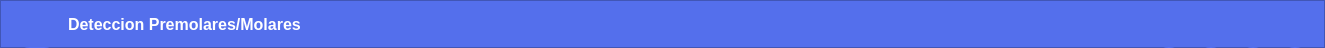
        <widget class="QFrame" name="frame_superior">
         <property name="minimumSize">
          <size>
           <width>0</width>
           <height>48</height>
          </size>
         </property>
         <property name="maximumSize">
          <size>
           <width>16777215</width>
           <height>48</height>
          </size>
         </property>
         <property name="styleSheet">
          <string notr="true">QLabel{
color:rgb(255, 255, 255)
}
QFrame{
background-color: rgb(84,111,236);
}

QPushButton{
border-radius:18px;
background-color: rgb(84,111,236);
}

QPushButton:hover{
background-color: rgb(39,74,233);
}</string>
         </property>
         <property name="frameShape">
          <enum>QFrame::StyledPanel</enum>
         </property>
         <property name="frameShadow">
          <enum>QFrame::Raised</enum>
         </property>
         <layout class="QHBoxLayout" name="horizontalLayout_2">
          <item>
           <widget class="QPushButton" name="btn_menu">
            <property name="minimumSize">
             <size>
              <width>50</width>
              <height>36</height>
             </size>
            </property>
            <property name="maximumSize">
             <size>
              <width>50</width>
              <height>36</height>
             </size>
            </property>
            <property name="styleSheet">
             <string notr="true">QPushButton:hover{
background-color: rgb(39,74,233);
border-radius: 5px
}</string>
            </property>
            <property name="text">
             <string/>
            </property>
            <property name="icon">
             <iconset>
              <normaloff>../Modulo_CD/icons/menu.svg</normaloff>../Modulo_CD/icons/menu.svg</iconset>
            </property>
            <property name="iconSize">
             <size>
              <width>36</width>
              <height>36</height>
             </size>
            </property>
           </widget>
          </item>
          <item>
           <widget class="QLabel" name="label_3">
            <property name="font">
             <font>
              <family>Arial</family>
              <pointsize>12</pointsize>
              <weight>75</weight>
              <bold>true</bold>
             </font>
            </property>
            <property name="text">
             <string>Deteccion Premolares/Molares</string>
            </property>
           </widget>
          </item>
          <item>
           <spacer name="horizontalSpacer">
            <property name="orientation">
             <enum>Qt::Horizontal</enum>
            </property>
            <property name="sizeHint" stdset="0">
             <size>
              <width>844</width>
              <height>20</height>
             </size>
            </property>
           </spacer>
          </item>
          <item>
           <widget class="QPushButton" name="btn_min">
            <property name="minimumSize">
             <size>
              <width>36</width>
              <height>36</height>
             </size>
            </property>
            <property name="maximumSize">
             <size>
              <width>36</width>
              <height>36</height>
             </size>
            </property>
            <property name="text">
             <string/>
            </property>
            <property name="icon">
             <iconset>
              <normaloff>../Modulo_CD/icons/minus.svg</normaloff>../Modulo_CD/icons/minus.svg</iconset>
            </property>
            <property name="iconSize">
             <size>
              <width>36</width>
              <height>36</height>
             </size>
            </property>
           </widget>
          </item>
          <item>
           <widget class="QPushButton" name="btn_max">
            <property name="minimumSize">
             <size>
              <width>36</width>
              <height>36</height>
             </size>
            </property>
            <property name="maximumSize">
             <size>
              <width>36</width>
              <height>36</height>
             </size>
            </property>
            <property name="text">
             <string/>
            </property>
            <property name="icon">
             <iconset>
              <normaloff>../Modulo_CD/icons/chevrons-up.svg</normaloff>../Modulo_CD/icons/chevrons-up.svg</iconset>
            </property>
            <property name="iconSize">
             <size>
              <width>36</width>
              <height>36</height>
             </size>
            </property>
           </widget>
          </item>
          <item>
           <widget class="QPushButton" name="btn_normal">
            <property name="minimumSize">
             <size>
              <width>36</width>
              <height>36</height>
             </size>
            </property>
            <property name="maximumSize">
             <size>
              <width>36</width>
              <height>36</height>
             </size>
            </property>
            <property name="text">
             <string/>
            </property>
            <property name="icon">
             <iconset>
              <normaloff>../Modulo_CD/icons/chevrons-down.svg</normaloff>../Modulo_CD/icons/chevrons-down.svg</iconset>
            </property>
            <property name="iconSize">
             <size>
              <width>36</width>
              <height>36</height>
             </size>
            </property>
           </widget>
          </item>
          <item>
           <widget class="QPushButton" name="btn_cerrar">
            <property name="minimumSize">
             <size>
              <width>36</width>
              <height>36</height>
             </size>
            </property>
            <property name="maximumSize">
             <size>
              <width>36</width>
              <height>36</height>
             </size>
            </property>
            <property name="styleSheet">
             <string notr="true">QPushButton:hover{
background-color: rgb(230,0,0);
}</string>
            </property>
            <property name="text">
             <string/>
            </property>
            <property name="icon">
             <iconset>
              <normaloff>../Modulo_CD/icons/x.svg</normaloff>../Modulo_CD/icons/x.svg</iconset>
            </property>
            <property name="iconSize">
             <size>
              <width>36</width>
              <height>36</height>
             </size>
            </property>
           </widget>
          </item>
         </layout>
        </widget>
